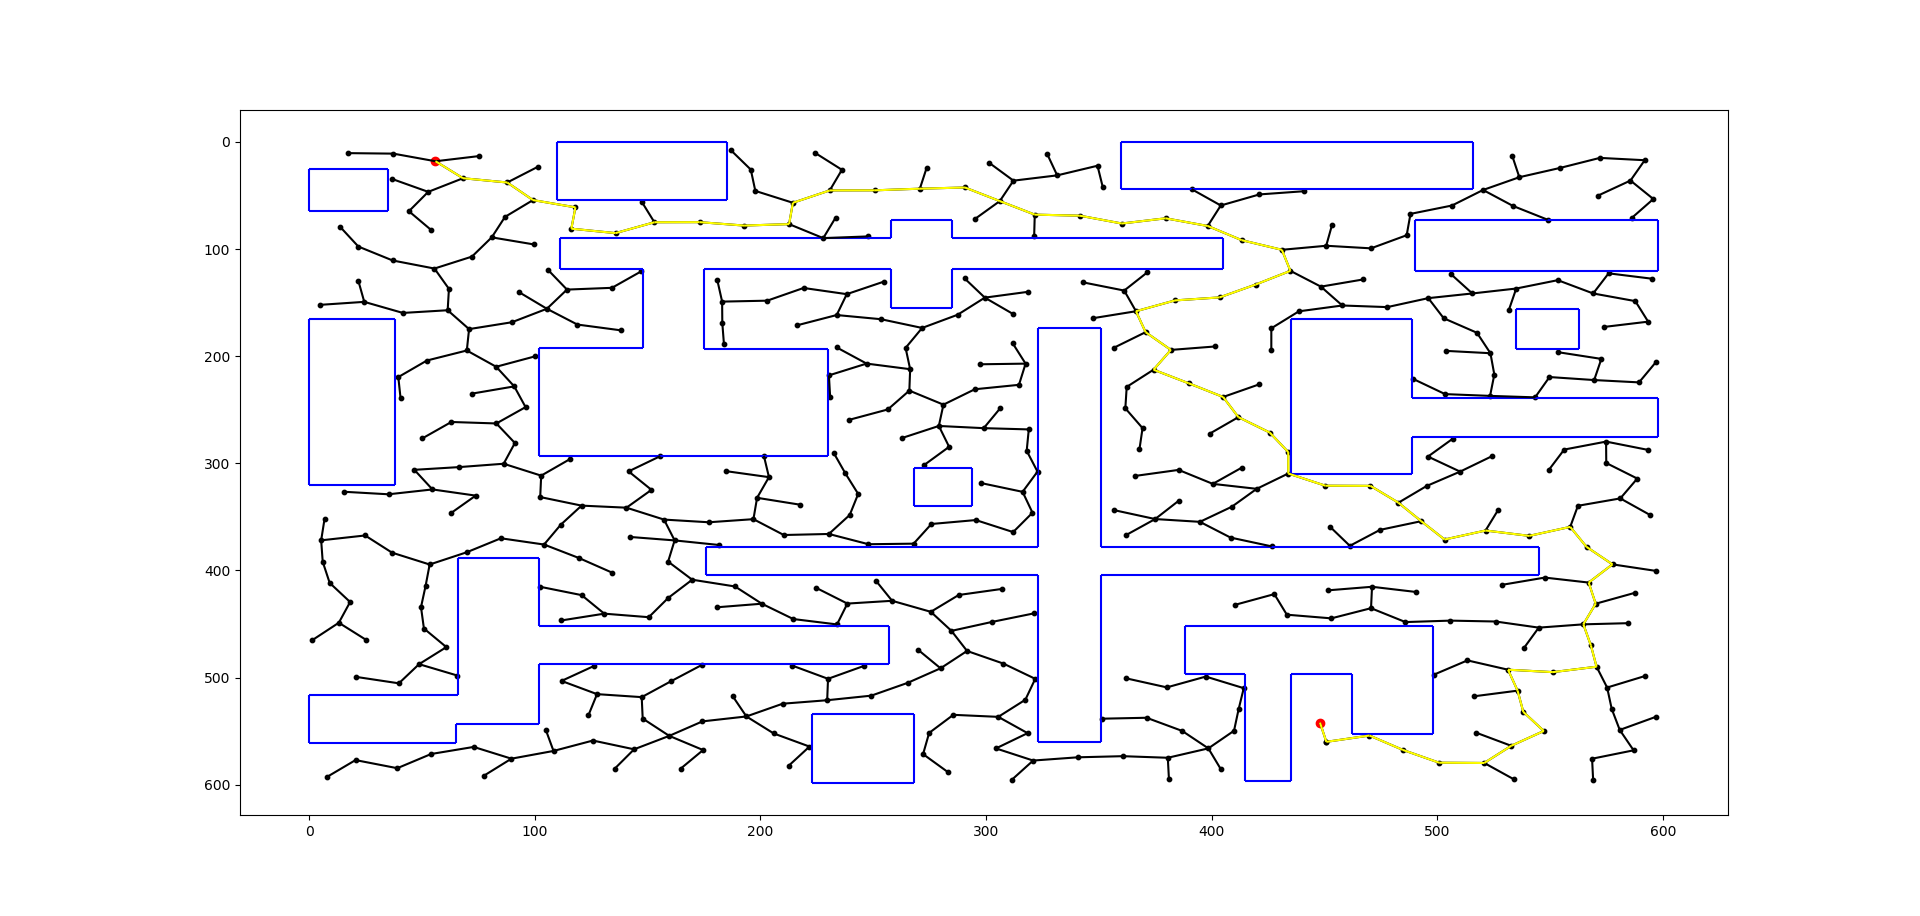

Write the Python code that produced this figure.
import numpy as np
import sys
import matplotlib.pyplot as plt
from matplotlib import collections as mc
import random
import math


DIM = 600
N = 1000000

class Node:
    def __init__(self, x, y, parent):
        self.xy = (x,y)
        self.x = x
        self.y = y
        self.parent = parent

def dist(xy1, xy2):
    x1, y1 = xy1
    x2, y2 = xy2
    return math.sqrt(math.pow(x1-x2, 2) + math.pow(y1-y2, 2))

def get_obstacles(obstacle_file):
    f = open(obstacle_file, 'r')
    
    segments = []
    num_obstacles = int(f.readline())
    for i in range(num_obstacles):
        num_vertices = int(f.readline())
        vertices = []
        for j in range(num_vertices):
            x,y = f.readline().split()
            vertices.append((int(x), int(y)))
        for j in range(1,num_vertices):
            v1 = vertices[j-1]
            v2 = vertices[j]
            segments.append([v1, v2])
        startv = vertices[0]
        endv = vertices[num_vertices-1]
        segments.append([endv, startv])

    f.close()
    return segments

def get_start_and_end(start_goal_file):
    f = open(start_goal_file, 'r')

    startline = f.readline().split()
    endline = f.readline().split()

    startx = int(startline[0])
    starty = int(startline[1])
    endx = int(endline[0])
    endy = int(endline[1])

    f.close()

    return [(startx, starty), (endx, endy)]


def update_plot(paths, q1, q2, fromStart):
    if fromStart:
        c = 'black'
    else:
        c = 'magenta'
    plt.scatter(q1[0], q1[1], color=c, s=[10])
    segs = paths.get_segments()
    segs.append([q1, q2])
    paths.set_segments(segs)
    plt.pause(0.05)


def highlight_path(goal):
    currNode = goal
    path = []
    while currNode.parent != None:
        #plt.scatter(currNode.x, currNode.y, color='yellow', s=[10])
        path.append([currNode.xy, currNode.parent.xy])
        currNode = currNode.parent
        
    lc = mc.LineCollection(path, color='yellow')
    ax = plt.axes()
    ax.add_collection(lc)

def build_rrt(start, goal, step, paths, obstacles):
    root = Node(start[0], start[1], None)
    points_list = [root]

    for i in range(N):
        if random.random() <= 0.05:
            q_rand = goal
        else:
            q_rand = random.random()*DIM, random.random()*DIM

        q_new = extend_rrt(points_list, q_rand, step, obstacles, paths.get_segments())
        if q_new != None:
            points_list.append(q_new)
            update_plot(paths, q_new.xy, q_new.parent.xy, True)

            if dist(q_new.xy, goal) <= step:
                update_plot(paths, q_new.xy, goal, True)
                goal_node = Node(goal[0], goal[1], q_new)
                highlight_path(goal_node)
                break

def extend_rrt(points_list, q_rand, step, obstacles, paths):
    q_near = None
    minDist = DIM*2
    
    # find closest neighbor
    for q in points_list:
        d = dist(q.xy, q_rand)
        if d < minDist:
            minDist = d
            q_near = q
    if dist(q_rand, q_near.xy) < step:
        return None

    dx = q_rand[0] - q_near.x
    dy = q_rand[1] - q_near.y
    mag = math.sqrt(math.pow(dx,2) + math.pow(dy,2))

    q_newx = q_near.x + step*dx/mag
    q_newy = q_near.y + step*dy/mag
    q_new = (q_newx, q_newy)

    if check_collision(q_new, q_near.xy, obstacles, paths) == False:
        return Node(q_newx, q_newy, q_near)
    return None

def build_bi_rrt(start, goal, step, paths_start, paths_goal, obstacles):
    root_start = Node(start[0], start[1], None)
    root_goal = Node(goal[0], goal[1], None)
    start_points_list = [root_start]
    goal_points_list = [root_goal]

    fromStart = True
    for i in range(N):
        if fromStart:
            currGoal = goal
            goals_list = goal_points_list
            points_list = start_points_list
            p = paths_start
        else:
            currGoal = start
            goals_list = start_points_list
            points_list = goal_points_list
            p = paths_goal

        if random.random() <= 0.05:
            q_rand = currGoal
        else:
            q_rand = random.random()*DIM, random.random()*DIM

        q_new = extend_rrt(points_list, q_rand, step, obstacles, p.get_segments())
        if q_new != None:
            points_list.append(q_new)
            update_plot(p, q_new.xy, q_new.parent.xy, fromStart)

            found_goal = False
            for g in goals_list:
                if dist(q_new.xy, g.xy) <= step:
                    update_plot(p, q_new.xy, g.xy, fromStart)
                    goal_node = Node(g.x, g.y, q_new)
                    highlight_path(goal_node)
                    highlight_path(g)
                    found_goal = True
                    break
            if found_goal:
                break
            fromStart = not fromStart


def orientation(a, b, c):
    if ((b[1] - a[1]) * (c[0] - b[0]) - (b[0] - a[0]) * (c[1] - b[1])) > 0:
        return 1
    return -1
        
def check_collision(q1, q2, obstacles, paths):
    borders = obstacles #+ paths
    for border in borders:
        b1 = border[0]
        b2 = border[1]
        if intersect(q1, q2, b1, b2):
            return True
    return False


def intersect(a, b, c, d):
    if orientation(a, c, d) == orientation(b, c, d):
        return False
    elif orientation(a, b, c) == orientation(a, b, d):
        return False
    return True


if __name__ == '__main__':
    distance = 5
    if len(sys.argv) < 4 or len(sys.argv) > 5:
        print "Invalid number of arguments. Usage: python rtt.py <distance> <obstacles-file> <start-goal-file> <-b>"
        sys.exit(1)

    if len(sys.argv) == 5 and sys.argv[4] != '-b':
        print "Invalid argument"
        sys.exit(1)

    distance = int(sys.argv[1])
    print "DISTANCE set as " + str(distance)

    # Read in obstacles and plot world
    obstacles = get_obstacles(sys.argv[2])
    endpoints = get_start_and_end(sys.argv[3])
    endpoints_x, endpoints_y = zip(*endpoints)
    plt.scatter(endpoints_x, endpoints_y, color='r')

    obstacles_lc = mc.LineCollection(obstacles, color='b')
    paths_start = mc.LineCollection([], color='black')
    paths_goal = mc.LineCollection([], color='magenta')

    ax = plt.axes()
    ax.add_collection(obstacles_lc)
    ax.add_collection(paths_start)
    ax.add_collection(paths_goal)
    ax.autoscale()
    plt.ion()
    plt.gca().invert_yaxis()

    # Run RTT
    if len(sys.argv) == 5:
        build_bi_rrt(endpoints[0], endpoints[1], distance, paths_start, paths_goal, obstacles)
        plt.ioff()
        plt.savefig('rrt-bi.png')
    else:
        build_rrt(endpoints[0], endpoints[1], distance, paths_start, obstacles)
        plt.ioff()
        plt.savefig('rrt.png')

    plt.show()
